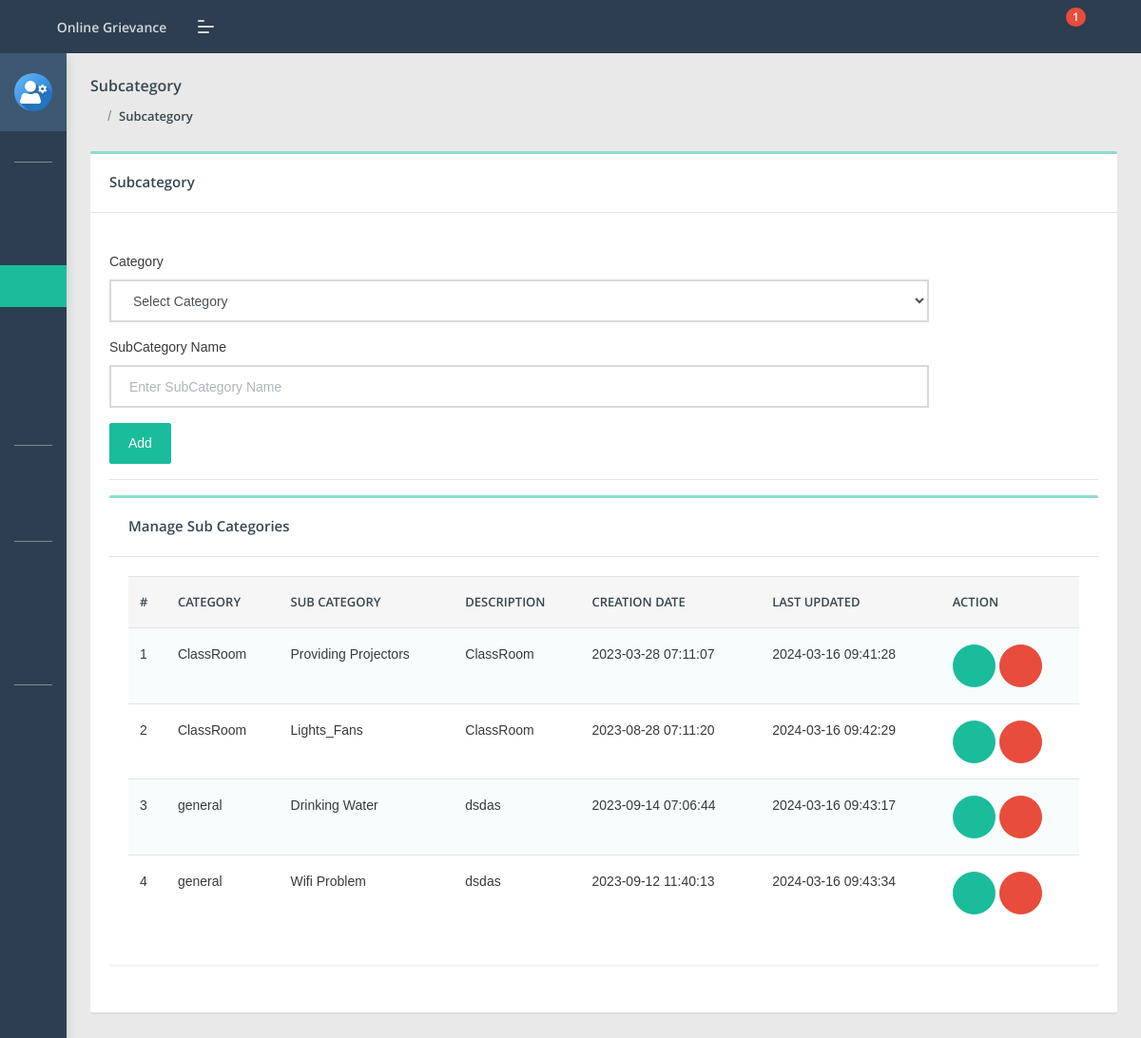
/cms/admin/subcategory.php (signed in), run on the app's committed database.
### tables this page shows
CREATE TABLE `subcategory` (
  `id` int(11) NOT NULL,
  `categoryid` int(11) DEFAULT NULL,
  `subcategory` varchar(255) DEFAULT NULL,
  `creationDate` timestamp NULL DEFAULT current_timestamp(),
  `updationDate` timestamp NULL DEFAULT NULL ON UPDATE current_timestamp()
);

CREATE TABLE `category` (
  `id` int(11) NOT NULL,
  `categoryName` varchar(255) DEFAULT NULL,
  `categoryDescription` longtext DEFAULT NULL,
  `creationDate` timestamp NULL DEFAULT current_timestamp(),
  `updationDate` timestamp NULL DEFAULT NULL ON UPDATE current_timestamp()
);

### cms/admin/subcategory.php (the view, shortened to what this page needs)
<?php
include('include/config.php');
if(strlen($_SESSION['aid'])==0)
    {
header('location:index.php');
}
else{
?>
<!DOCTYPE html>
<html lang="en">
<head>
    <link rel="stylesheet" href="assets/css/style.css">
</head>
<body class="">
	<?php include('include/sidebar.php');?>
	<?php include('include/header.php');?>
<section class="pcoded-main-container">
    <div class="pcoded-content">
        <div class="page-header">
            <div class="page-block">
                <div class="row align-items-center">
                    <div class="col-md-12">
                        <div class="page-header-title">
                            <h5 class="m-b-10">Subcategory</h5>
                        </div>
                        <ul class="breadcrumb">
                            <li class="breadcrumb-item"><a href="dashboard.php"><i class="feather icon-home"></i></a></li>
                            <li class="breadcrumb-item"><a href="subcategory.php">Subcategory</a></li>
                        </ul>
                    </div>
                </div>
            </div>
        </div>
        <div class="row">
            <div class="col-sm-12">
                <div class="card">
                    <div class="card-header">
                        <h5>Subcategory</h5>
                    </div>
                    <div class="card-body">
                        <div class="row">
                            <div class="col-md-10">
                                    <br />
                                <form method="post" name="Category">
                                    <div class="form-group">
                                        <label for="exampleInputEmail1">Category</label>
                                        <select name="category" class="form-control" required>
<option value="">Select Category</option>
</select>
                                    </div>
                                      <div class="form-group">
                                        <label for="exampleInputEmail1">SubCategory Name</label>
                                        <input type="text" placeholder="Enter SubCategory Name"  name="subcategory" class="form-control" required>
                                    </div>
                                    <button type="submit" class="btn  btn-primary" name="submit">Add</button>
                                </form>
                            </div>
                        </div>
                     <hr>
                      <div class="row">
                            <div class="col-xl-12">
                <div class="card">
                    <div class="card-header">
                        <h5>Manage Sub Categories</h5>
                    </div>
                    <div class="card-body table-border-style">
                        <div class="table-responsive">
                            <table class="table table-striped">
                                <thead>
                                    <tr>
                                            <th>#</th>
                                            <th>Category</th>
                                            <th>Sub Category</th>
                                            <th>Description</th>
                                            <th>Creation date</th>
                                            <th>Last Updated</th>
                                            <th>Action</th>
                                        </tr>
                                </thead>
                                <tbody>
                                    <?php $query=mysqli_query($con,"select subcategory.id,category.categoryName,category.categoryDescription,subcategory.subcategory,subcategory.creationDate,subcategory.updationDate from subcategory join category on category.id=subcategory.categoryid");
$cnt=1;
while($row=mysqli_fetch_array($query))
{
?>
                                        <tr>
                                            <td><?php echo htmlentities($cnt);?></td>
                                            <td><?php echo htmlentities($row['categoryName']);?></td>
                                            <td><?php echo htmlentities($row['subcategory']);?></td>
                                            <td><?php echo htmlentities($row['categoryDescription']);?></td>
                                            <td> <?php echo htmlentities($row['creationDate']);?></td>
                                            <td><?php echo htmlentities($row['updationDate']);?></td>
                                            <td>
                                            <a href="edit-subcategory.php?id=<?php echo $row['id']?>" class="btn  btn-icon btn-primary"><i class="feather icon-edit"></i></a>
                                            <a href="subcategory.php?id=<?php echo $row['id']?>&del=delete" class="btn  btn-icon btn-danger" onClick="return confirm('Are you sure you want to delete?')"><i class="feather icon-delete"></i></a></td>
                                        </tr>
                                        <?php $cnt=$cnt+1; } ?>
                                </tbody>
                            </table>
                        </div>
                    </div>
                </div>
            </div>
                        </div>
                    </div>
                </div>
            </div>
        </div>
    </div>
</section>
</body>
</html>
<?php } ?>

### data on the page
subcategory: categoryid.categoryName "ClassRoom", subcategory "Providing Projectors", categoryid.categoryDescription "ClassRoom", creationDate "2023-03-28 07:11:07", updationDate "2024-03-16 09:41:28"
subcategory: categoryid.categoryName "ClassRoom", subcategory "Lights_Fans", categoryid.categoryDescription "ClassRoom", creationDate "2023-08-28 07:11:20", updationDate "2024-03-16 09:42:29"
subcategory: categoryid.categoryName "general", subcategory "Drinking Water", categoryid.categoryDescription "dsdas", creationDate "2023-09-14 07:06:44", updationDate "2024-03-16 09:43:17"
subcategory: categoryid.categoryName "general", subcategory "Wifi Problem", categoryid.categoryDescription "dsdas", creationDate "2023-09-12 11:40:13", updationDate "2024-03-16 09:43:34"

### other printed values
$num1 "1"
